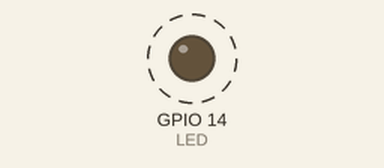
Bench run of a program on a simulated Raspberry Pi (BCM pin numbers). Shown: output pins drawn as LEDs (lit = HIGH). Dashed ring = blinking. At 7.0 s the program stops and its outputs stay as they are.

Above: at 0.5 s.
Timing chart, 0 to 4.6 s (numbered marks = the images above):
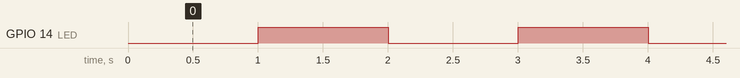

Measured:
- by itself, GPIO 14 (LED): alternates HIGH for 1.0 s and LOW for 1.0 s

The program:

GPIO_Toggle.py
```python
#!/usr/bin/env python

import RPi.GPIO as GPIO
import time

GPIO.setmode(GPIO.BCM)
#GPIO.setmode(GPIO.BOARD)

#LED= GPIO pin number
LED = 14
GPIO.setup(LED,GPIO.OUT)
GPIO.output(LED,False)
time.sleep(1)
GPIO.output(LED,True)
time.sleep(1)
GPIO.output(LED,False)
time.sleep(1)
GPIO.output(LED,True)
time.sleep(1)
GPIO.output(LED,False)
time.sleep(1)
GPIO.output(LED,True)
time.sleep(1)
GPIO.output(LED,False)
time.sleep(1)
GPIO.output(LED,True)
```
